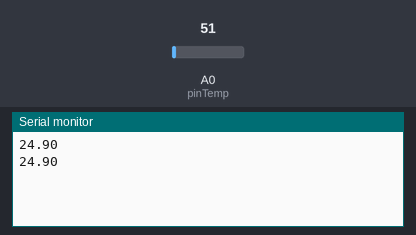
The sketch below on a simulated Arduino Uno, built with avr-gcc and run on an emulated ATmega328P. On the bench: the last lines printed to the serial monitor. Inputs (shaded band) come from the test bench; at power-on: A0 (pinTemp) = 51.

Above: at 1.8 s.
1.9 s: A0 (pinTemp) set to 61
At 2.8 s:
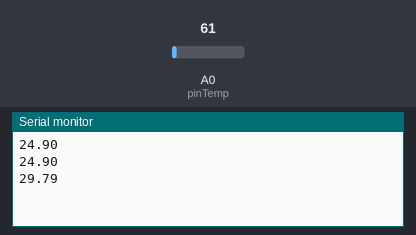
3.4 s: A0 (pinTemp) set to 71
At 4.3 s:
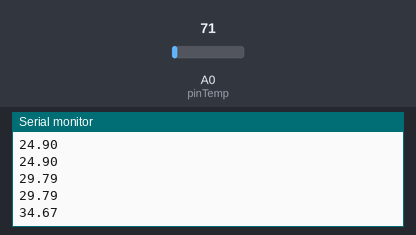
Timing chart, 0 to 6.4 s (numbered marks = the images above; inputs shaded):
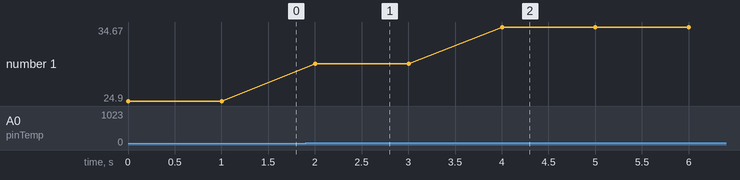

Measured:
- after the input at 1.9 s, the serial monitor: prints a new line after 0.10 s (image 1)
- after the input at 3.4 s, the serial monitor: prints a new line after 0.60 s (image 2)
- plotted number 1: 24.9 → 29.79 after the input at 1.9 s, 29.79 → 34.67 after the input at 3.4 s

The sketch:

sketch_serialTemp.ino
```cpp
#define pinTemp A0

float rezultat = 0;
long tempVal = 0;

void setup()
{
  Serial.begin(9600);
}

void loop()
{
  tempVal = analogRead(pinTemp);
  rezultat = (tempVal * 0.0048828125 * 100);
  Serial.println(rezultat);
  delay(1000);
}
```
